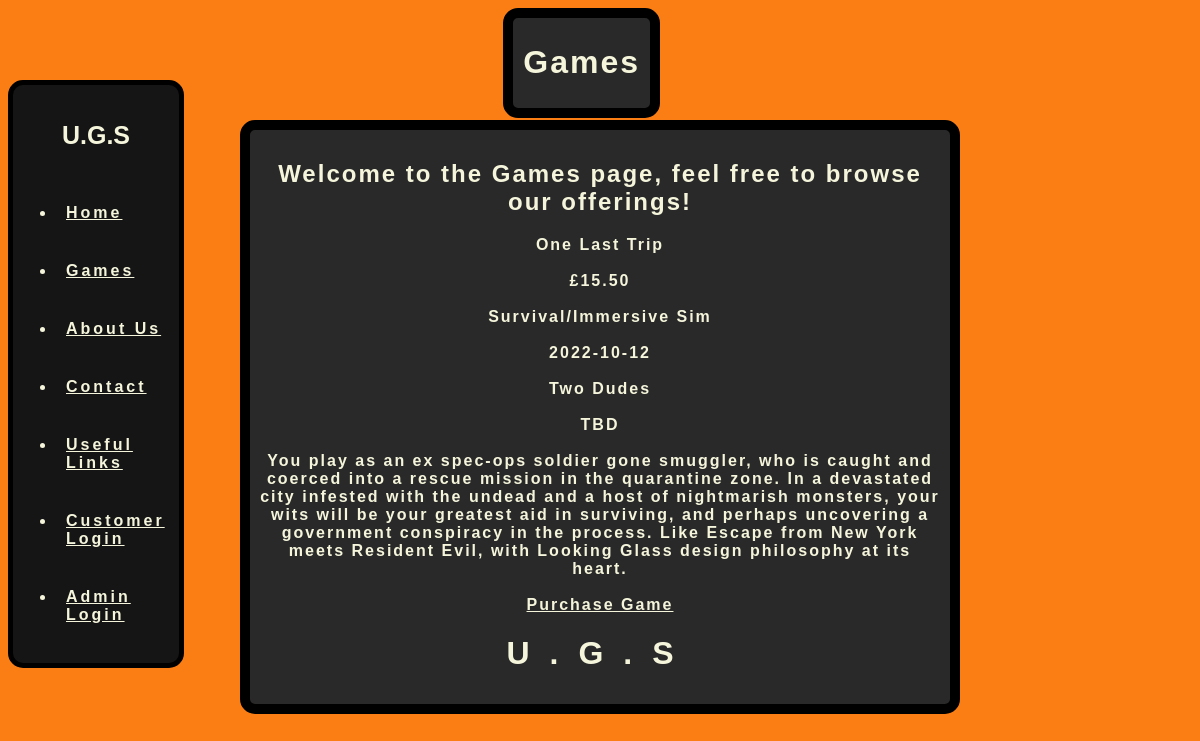
/Pages/product.php?SKU=1, run on the app's committed database.
### tables this page shows
CREATE TABLE game 
(
	game_id INT AUTO_INCREMENT PRIMARY KEY,
    title VARCHAR(200) NOT NULL,
	cost DOUBLE (6, 2) NOT NULL,
    genre VARCHAR(100),
    release_date DATE,
    developer VARCHAR(200),
    publisher VARCHAR(200),
	description VARCHAR(1000) NOT NULL
);

### Pages/product.php (the view, shortened to what this page needs)
<?php
	include_once 'connection.php';
?>
<HTML>
	<HEAD>
		<LINK href="products.css" rel="stylesheet" type="text/css">
	</HEAD>
	<BODY>
		<div id="game_headbar">
			<h1>Games</h1>
		</div>
		<div id="game_body">
			<h2>Welcome to the Games page, feel free to browse our offerings!</h2>
			<?php
				if ([$_GET['SKU']]) {
					$id = $_GET['SKU'];
					$sql = "SELECT * FROM game WHERE game_id = $id;";
					$result = mysqli_query($conn, $sql);
					$resultCheck = mysqli_num_rows($result);
					if ($resultCheck > 0) {
						while ($row = mysqli_fetch_assoc($result)) {
							echo "<p class='gamedata'>".$row['title'] ."</br></br>"."£".$row['cost']."</br></br>".$row['genre']."</br></br>".$row['release_date']."</br></br>".$row['developer']."</br></br>".$row['publisher']."</br></br>".$row['description']."</br></br>"."<a href='order.php?SKU=($id)' id='purchase_btn'>Purchase Game</a>"."</p>";
						}
					}
				}
			?>
			<div id="game_footbar">
				<h1 id="foot">U.G.S</h1>
			</div>
		</div>
		<nav>
			<div class="logo">
				<h4>U.G.S<h4>
			</div>
			<ul>
				<li class="nav_li">
					<a href="http://localhost:8080/bh16gl_assignment_2/view/home.php" class="navpoint">Home</a>
				</li>
				<li class="nav_li">
					<a href="http://localhost:8080/bh16gl_assignment_2/view/products.php" class="navpoint">Games</a>
				</li>
				<li class="nav_li">
					<a href="http://localhost:8080/bh16gl_assignment_2/view/about.php" class="navpoint">About Us</a>
				</li>
				<li class="nav_li">
					<a href="http://localhost:8080/bh16gl_assignment_2/view/contact.php" class="navpoint">Contact</a>
				</li>
				<li class="nav_li">
					<a href="http://localhost:8080/bh16gl_assignment_2/view/links.php" class="navpoint">Useful Links</a>
				</li>
				<li class="nav_li">
					<a href="http://localhost:8080/bh16gl_assignment_2/view/cust_log_in.php" class="navpoint">Customer Login</a>
				</li>
				<li class="nav_li">
					<a href="http://localhost:8080/bh16gl_assignment_2/view/staff_log_in.php" class="navpoint">Admin Login</a>
				</li>
			</ul>
		</nav>
	</BODY>
</HTML>

### Pages/products.css (style rules this page uses)
body { background: #fb7e14; }
#game_headbar { background: #292929; color: beige; font-family: "arial"; text-align: center; font-weight: bold; position: absolute; border: solid 10px; border-color: black; top: 1%; right: 45%; padding: 5px 10px; letter-spacing: 2px; border-radius: 15px; }
#game_body { display: block; background: #292929; color: beige; font-family: "arial"; text-align: center; font-weight: bold; position: absolute; border: solid 10px; border-color: black; top: 15%; left: 20%; right: 20%; padding: 10px 10px; letter-spacing: 2px; border-radius: 15px; }
#purchase_btn { color: beige; }
#game_footbar { position: relative; bottom: -5%; letter-spacing: 20px; font-weight: bold; }
nav { position: fixed; top: 10%; font-family: "arial"; justify-content: left; align-items: center; min-height: 8vh; max-width: 20vh; background-color: #151515; color: beige; border: solid 5px black; padding: 3px 3px; border-radius: 15px; }
.nav_li { padding: 20px 10px; transition-duration: 500ms; }
.logo { font-size: 25px; text-align: center; font-weight: bolder; }
.navpoint { color: beige; font-weight: bold; letter-spacing: 3px; transition-duration: 500ms; }

### data on the page
game: title "One Last Trip", cost "15.50", genre "Survival/Immersive Sim", release_date "2022-10-12", developer "Two Dudes", publisher "TBD", description "You play as an ex spec-ops soldier gone smuggler, who is caught and coerced into a rescue mission in the quarantine zone. In a devastated city infested with the undead and a host of nightmarish monsters, your wits will be your greatest aid in surviving, and perhaps uncovering a government conspiracy in the process. Like Escape from New York meets Resident Evil, with Looking Glass design philosophy at its heart."
